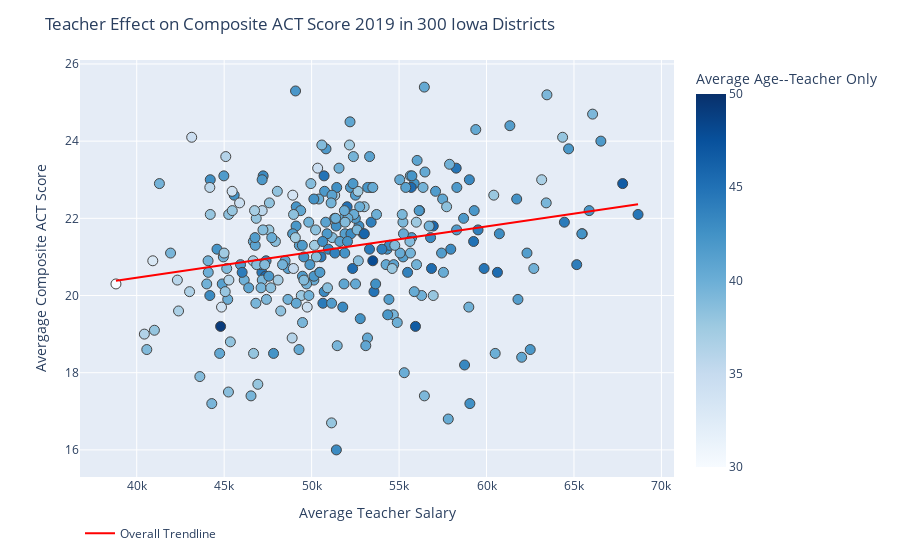

Notebook code cell kept with this figure:
### Code cell
fig = px.scatter(df10, x="Average Regular Salary--Teacher Only", color= "Average Age--Teacher Only", y="Avg Comp", hover_data="District Name",
trendline="ols", trendline_scope="overall",color_continuous_scale=px.colors.sequential.Blues, range_color=[30,50],trendline_color_override="red")
fig.update_layout(legend_orientation="h", title="Teacher Effect on Composite ACT Score 2019 in 300 Iowa Districts")
fig.update_traces(marker=dict(size=10,line=dict(width=1)))
fig.update_xaxes(title="Average Teacher Salary")
fig.update_yaxes(title="Avergage Composite ACT Score") 
fig.show()

### Figure 1 — Plotly figure (JSON) as saved in the notebook; plotly's stock layout.template omitted (floating-point values rounded to 4 significant figures; data arrays with more than 128 entries replaced by an {"elided": "..."} marker saying what was removed)
{"data": [{"customdata": {"elided": "277x1 str values"}, "hovertemplate": "Average Regular Salary--Teacher Only=%{x}<br>Avg Comp=%{y}<br>District Name=%{customdata[0]}<br>Average Age--Teacher Only=%{marker.color}<extra></extra>", "legendgroup": "", "marker": {"color": {"elided": "277 float values"}, "coloraxis": "coloraxis", "line": {"width": 1}, "size": 10, "symbol": "circle"}, "mode": "markers", "name": "", "orientation": "v", "showlegend": false, "type": "scatter", "x": {"elided": "277 float values"}, "xaxis": "x", "y": {"elided": "277 float values"}, "yaxis": "y"}, {"hovertemplate": "<b>OLS trendline</b><br>Avg Comp = 6.62726e-05 * Average Regular Salary--Teacher Only + 17.8131<br>R<sup>2</sup>=0.055657<br><br>Average Regular Salary--Teacher Only=%{x}<br>Avg Comp=%{y} <b>(trend)</b><extra></extra>", "legendgroup": "Overall Trendline", "line": {"color": "red"}, "marker": {"line": {"width": 1}, "size": 10}, "mode": "lines", "name": "Overall Trendline", "showlegend": true, "type": "scatter", "x": {"elided": "277 float values"}, "xaxis": "x", "y": {"elided": "277 float values"}, "yaxis": "y"}], "layout": {"coloraxis": {"cmax": 50, "cmin": 30, "colorbar": {"title": {"text": "Average Age--Teacher Only"}}, "colorscale": [[0, "rgb(247,251,255)"], [0.125, "rgb(222,235,247)"], [0.25, "rgb(198,219,239)"], [0.375, "rgb(158,202,225)"], [0.5, "rgb(107,174,214)"], [0.625, "rgb(66,146,198)"], [0.75, "rgb(33,113,181)"], [0.875, "rgb(8,81,156)"], [1, "rgb(8,48,107)"]]}, "legend": {"orientation": "h", "tracegroupgap": 0}, "margin": {"t": 60}, "title": {"text": "Teacher Effect on Composite ACT Score 2019 in 300 Iowa Districts"}, "xaxis": {"anchor": "y", "domain": [0, 1], "title": {"text": "Average Teacher Salary"}}, "yaxis": {"anchor": "x", "domain": [0, 1], "title": {"text": "Avergage Composite ACT Score"}}}}
